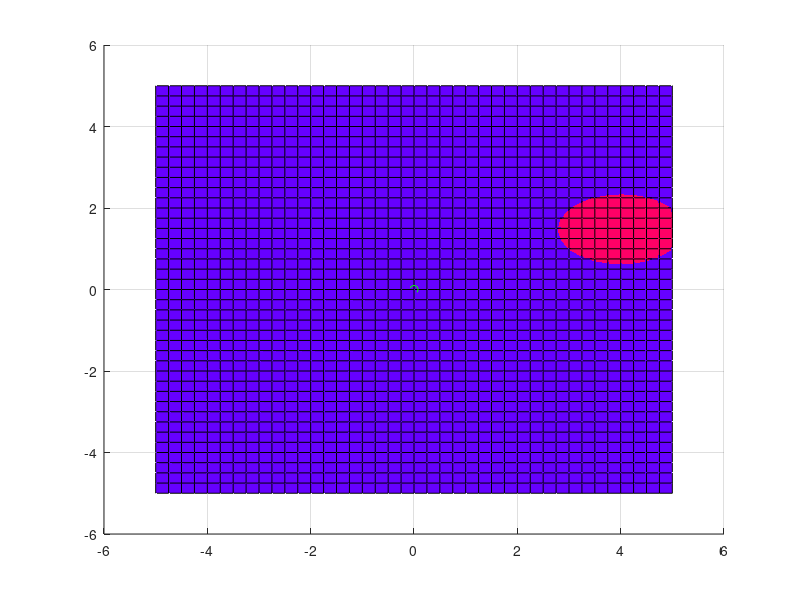
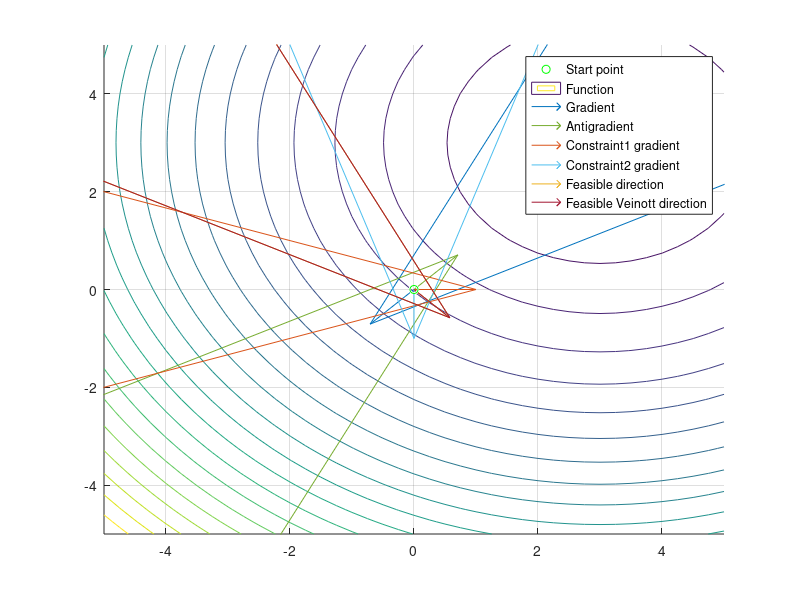

The MATLAB source for these figures, in order:

function FeasibleDirectionsMethodVeinottModification
    figure(1); hold on; grid on
    figure(2); hold on; grid on

    [X, Y] = meshgrid(-5:.25:5);
    X0 = [0 0];
    
    Z = (X - 3) .^ 2 + (Y - 3) .^ 2;
    G1 = 2 .* X - Y .^ 2 - 1;
    G2 = 9 - 0.8 .* X .^ 2 - 2 .* Y;
    
    figure(1)
    surf(X, Y, Z, 'FaceColor', [0.4 0 1]);
    surf(X, Y, G1, 'FaceColor', [1 0 0.4]);
    surf(X, Y, G2, 'FaceColor', [1 0 0.4]);
    plot3(X0(1), X0(2), objFun(X0), 'go');
    
    figure(2)
    plot3(X0(1), X0(2), objFun(X0), 'go');
    contour(X, Y, Z, 20);
    
    funGradient = derivObjFun(X0) ./ norm(derivObjFun(X0));
    constGradient1 = derivConstFun1(X0) ./ norm(derivConstFun1(X0));
    constGradient2 = derivConstFun2(X0) ./ norm(derivConstFun2(X0));
    
    quiver(X0(1), X0(2), funGradient(1), funGradient(2), 0, 'MaxHeadSize', 5);
    quiver(X0(1), X0(2), -funGradient(1), -funGradient(2), 0, 'MaxHeadSize', 5);
    quiver(X0(1), X0(2), constGradient1(1), constGradient1(2), 0, 'MaxHeadSize', 5);
    quiver(X0(1), X0(2), constGradient2(1), constGradient2(2), 0, 'MaxHeadSize', 5);
       
    f = [-1; 0; 0];
    A = [1 constGradient1(1) constGradient1(2); 1 constGradient2(1) constGradient2(2)];
    b = [0; 0];
    lb = [-1; -1; -1];
    ub = [1000; 1; 1];
    
    x = linprog(f,A,b,[],[],lb,ub);
    feasDir = x ./ norm(x);

    quiver(X0(1), X0(2), feasDir(1), feasDir(2), 0, 'MaxHeadSize', 5);
    
    % veinott modification
    Amod = [1 constGradient1(1) constGradient1(2); 1 constGradient2(1) constGradient2(2); 1 constGradient2(1) -constGradient2(2)];
    bmod = [0; 0; 1];
    xmod = linprog(f,A,b,[],[],lb,ub);
    feasDirmod = x ./ norm(x);
    
    quiver(X0(1), X0(2), feasDirmod(1), feasDirmod(2), 0, 'MaxHeadSize', 5);
    
    legend('Start point', 'Function', 'Gradient', 'Antigradient', 'Constraint1 gradient', 'Constraint2 gradient', 'Feasible direction', 'Feasible Veinott direction')
end

function F = objFun(X)
    F = (X(1) - 3) .^ 2 + (X(2) - 3) .^ 2;
end

function G = derivConstFun1(X)
    G(1) = 2;
    G(2) = -2 .* X(2);
end

function G = derivConstFun2(X)
    G(1) = -1.6 .* X(1);
    G(2) = -2;
end

function D = derivObjFun(X)
    D(1) = 2 .* (X(1) - 3);
    D(2) = 2 .* (X(2) - 3);
end




















